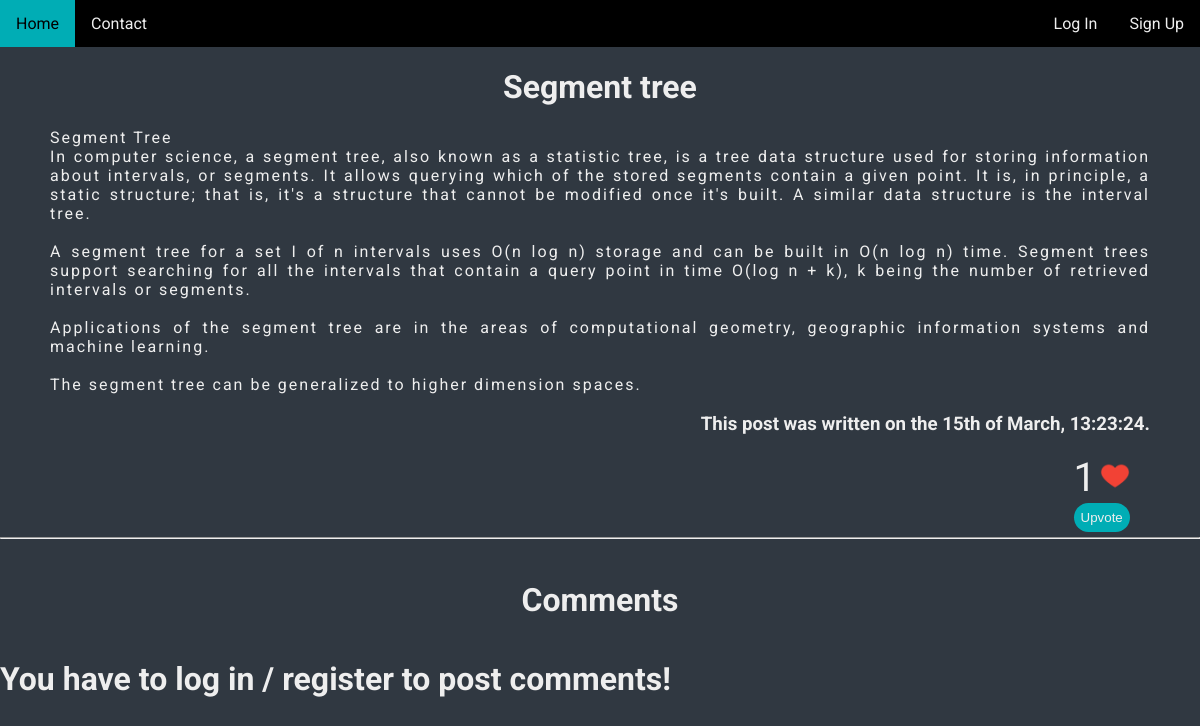
The page /blog/10/ on the database its author committed.
### blog/models.py (models this page shows, shortened)
class Post(models.Model):
    title = models.CharField(max_length = 150)
    pub_date = models.DateTimeField('date published')
    content = models.TextField(max_length = 100000, default = "")
    upvotes = models.IntegerField(default = 0)
    @property
    def get_formatted_date(self):
        return givesuffix(self.pub_date.day) + " of " + self.pub_date.strftime("%B, %H:%M:%S")

### blog/views.py (the view)
# urls.py: path('<int:post_id>/', views.detail, name = 'detail'),
def detail(request, post_id):
    post = Post.objects.get(id = post_id)
    comment_list = post.comment_set.all()
    upvoter_list = post.upvoter_set.all()
    user = request.user
    try:
        post.upvoter_set.get(username = user.username)
    except (KeyError, Upvoter.DoesNotExist):
        show_upvote = True
    else:
        show_upvote = False
    if request.method == 'POST':
        post.upvotes += 1
        post.save()
        post.upvoter_set.create(username = user.username)
        return HttpResponseRedirect(reverse('blog:detail', args = (post_id, )))
    else:
        return render(request, 'blog/detail.html', {
            'post_id': post_id,
            'post': post,
            'comment_list': comment_list,
            'show_upvote': show_upvote,
        })

### blog/models.py (called while the page is built)
def givesuffix(date):
    return str(date) + "th" if 4 <= date <= 20 or 24 <= date <= 30 else ["st", "nd", "rd"][date % 10 - 1]

### blog/templates/blog/detail.html (shortened to what this page needs)
<!DOCTYPE html>
<html lang="en" dir="ltr">
  <head>
    {% load static %}
    <link rel="stylesheet" type="text/css" href="{% static 'blog/style.css' %}">
  </head>
  <body>
    <div class="topnav">
      <a href="{% url 'blog:index' %}">Home</a>
      <a href="{% url 'blog:contact' %}">Contact</a>
      {% if not request.user.is_authenticated %}
        <a id = "signup-button" href="{% url 'blog:signup' %}">Sign Up</a>
      {% endif %}
      {% if request.user.is_authenticated %}
        <a id = "logout-button" href="{% url 'blog:logout' %}">Log Out</a>
        <div>
          Logged in as {{ request.user.first_name }}
        </div>
      {% else %}
        <a id = "login-button" href="{% url 'blog:login' %}">Log In</a>
      {% endif %}
    </div>
    <div class="detail-content">
      <h1>{{ post.title }}</h1>
      <p>{{ post.content }}</p>
      <h3>This post was written on the {{ post.get_formatted_date }}. </h3>
      <div id = "upvote">
        <div id = "upvote-counter">{{ post.upvotes }}</div>
        <img src="{% static 'blog/images/heart.png' %}" id = "heart">
        {% if show_upvote %}
          <form method="post">
            <input class = "upvote-button" type="submit" name="upvote" value="Upvote">
          </form>
        {% endif %}
      </div>
    </div>
    <br><br><br><br>
    <hr>
    <div class="comment-section">
      <h1 id = "comment-header">Comments</h1>
      {% if request.user.is_authenticated %}
        <form action="{% url 'blog:post_comment' post.id %}" method="post">
          {% csrf_token %}
          <fieldset class="post-comment-box">
            <label id = "comment-label" for="comment">Type your comment here: </label>
            <textarea class="comment-box" name="comment"></textarea>
            <br><br>
          <input class = "post-comment-button" type="submit" value="Post your comment!">
        </fieldset>
        </form>
      {% else %}
        <h1> You have to log in / register to post comments! </h1>
      {% endif %}
    </div>
  </body>
</html>

### blog/static/blog/style.css (style rules this page uses)
body { background-color: #303841; color: #eeeeee; font-family: 'Roboto', sans-serif; margin: 0px; }
a { text-decoration: none; }
#upvote { clear: left; float: right; margin-right: 20px; }
#upvote-counter { font-size: 40px; line-height: 50px; display: inline-block; }
#heart { width: 30px; height: auto; }
#comment-header { padding: 20px; text-align: center; }
#login-button { float: right; }
#signup-button { float: right; }
.upvote-button { background-color: #00adb5; color: #eeeeee; border: 0; padding: 7px; border-radius: 20px; }
.topnav { overflow: hidden; background-color: black; }
.topnav a { float: left; color: #eeeeee; text-align: center; padding: 14px 16px; text-decoration: none; font-size: 16px; }
.detail-content { margin-left: 50px; margin-right: 50px; }
.detail-content h1 { text-align: center; }
.detail-content p { text-align: justify; letter-spacing: 2px; white-space: pre-wrap; }
.detail-content h3 { text-align: right; }

### rows shown on the page
Post: title "Segment tree", content "Segment Tree In computer science, a segment tree, also known as a statistic tree, is a tree data structure used for storing information about intervals, or segments. It allows querying which of the stored segments contain a given point. It is, in principle, a static structure; that is, it's a structure that cannot be modified once it's built. A similar data structure is the interval tree. A segment tree for a set I of n intervals uses O(n log n) storage and can be built in O(n log n) time. Segment trees support searching for all the intervals that contain a query point in time O(log n + k), k being the number of retrieved intervals or segments. Applications of the segment tree are in the…", get_formatted_date "15th of March, 13:23:24", upvotes "1"
